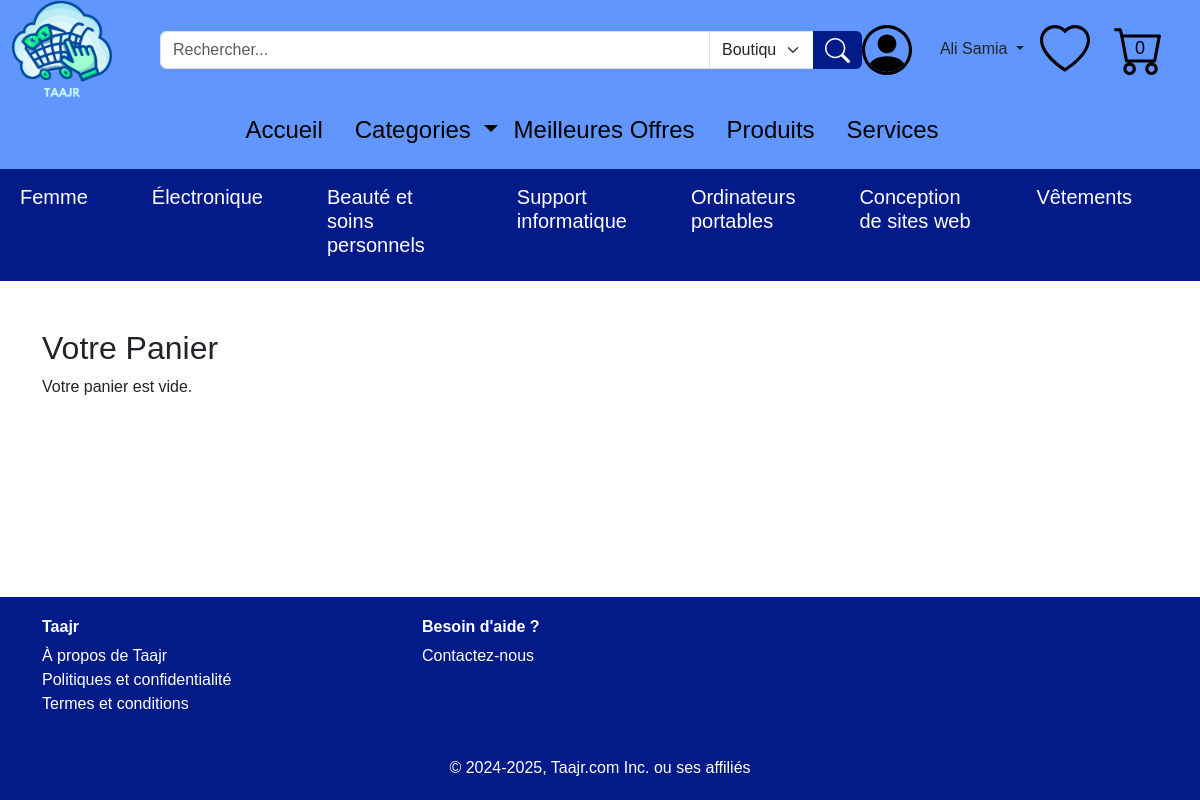
Page /Panier (signed in) on the committed database.
### tables this page shows
CREATE TABLE "categorie" (
    ID_cat INTEGER PRIMARY KEY AUTOINCREMENT,
    nom_cat CHAR(50)
, description CHAR(255), image CHAR(100));

### app.py (the view)
@app.route('/Panier')
def Panier():
    if 'user_id' not in session:
        flash('Veuillez vous connecter pour accéder au panier.', 'danger')
        return redirect(url_for('connexion'))
    if ('user_id' in session):
        cart_items = db.execute("""
            SELECT panier.ID_panier, offre.ID_off, offre.libelle_off, panier.quantity, offre.prix_off
            FROM panier
            JOIN offre ON panier.ID_off = offre.ID_off
            WHERE panier.ID_uti = ?
        """, session['user_id'])
        total_price = sum(item['quantity'] * item['prix_off'] for item in cart_items)
    else:
        cart_items = []
        total_price = 0
    return render_template('Panier.html', cart_items=cart_items, total_price=total_price)

### app.py (called while the page is built)
@app.context_processor
def inject_user_id():
    return dict(user_id=session.get('user_id'))

@app.context_processor
def inject_user_info():
    user_id = session.get('user_id')
    if user_id:
        user = db.execute("SELECT nom_uti, prenom_uti, email_uti, telephone, date_naissance, genre, type_uti FROM utilisateur WHERE ID_uti = ?", user_id)
        if user:
            return dict(user_name=f"{user[0]['prenom_uti']} {user[0]['nom_uti']}")
    return dict(user_name=None)

@app.context_processor
def inject_categories():
    categories = db.execute("SELECT ID_cat, nom_cat FROM categorie")
    return dict(categories=categories)

@app.context_processor
def inject_favoris_ids():
    user_id = session.get('user_id')
    if user_id:
        favoris = db.execute("SELECT ID_off FROM likes WHERE ID_uti = ?", user_id)
        favoris_ids = [item['ID_off'] for item in favoris]
        return dict(favoris_ids=favoris_ids)
    return dict(favoris_ids=[])

@app.context_processor
def inject_cart_ids():
    if 'user_id' in session:
        cart_items = db.execute("SELECT ID_off FROM panier WHERE ID_uti = ?", session['user_id'])
        cart_ids = [item['ID_off'] for item in cart_items]
        cart_ids = [item['ID_off'] for item in cart_items]
    else:
        cart_ids = []
    return dict(cart_ids=cart_ids)

@app.context_processor
def inject_top_categories():
    top_categories = db.execute("""
        SELECT categorie.ID_cat, categorie.nom_cat, COUNT(offre.ID_off) AS offer_count
        FROM categorie
        JOIN appartenir ON categorie.ID_cat = appartenir.ID_cat
        JOIN offre ON appartenir.ID_off = offre.ID_off
        GROUP BY categorie.ID_cat
        ORDER BY offer_count DESC
        LIMIT 7
    """)
    return dict(top_categories=top_categories)

### templates/Panier.html (shortened to what this page needs)
{% extends "layout.html" %}
{% block content %}
    <h2>Votre Panier</h2>
    {% if cart_items %}
        <table class="table">
            <thead>
                <tr>
                    <th>Produit</th>
                    <th>Quantité</th>
                    <th>Prix Unitaire</th>
                    <th>Total</th>
                    <th>Action</th>
                </tr>
            </thead>
            <tbody>
                {% for item in cart_items %}
                <tr>
                    <td><a href="{{ url_for('offre_details', offre_id=item.ID_off) }}">{{ item.libelle_off }}</a></td>
                    <td>{{ item.quantity }}</td>
                    <td>{{ item.prix_off }}  FDJ</td>
                    <td>{{ item.quantity * item.prix_off }}  FDJ</td>
                    <td>
                        <form method="POST" action="{{ url_for('increment_quantity') }}" style="display:inline;">
                            <input type="hidden" name="panier_id" value="{{ item.ID_panier }}">
                            <button type="submit" class="btn btn-sm btn-success">+</button>
                        </form>
                        <form method="POST" action="{{ url_for('decrement_quantity') }}" style="display:inline;">
                            <input type="hidden" name="panier_id" value="{{ item.ID_panier }}">
                            <button type="submit" class="btn btn-sm btn-danger">-</button>
                        </form>
                    </td>
                </tr>
                {% endfor %}
            </tbody>
        </table>
        <div class="d-flex justify-content-end">
            <h4>Total : {{ total_price }}  FDJ</h4>
        </div>
        <form action="{{ url_for('passer_commande') }}" method="POST">
            <button class="btn btn-success btn-lg mt-3" type="submit">Passer la commande</button>
        </form>
    {% else %}
        <p>Votre panier est vide.</p>
    {% endif %}
{% endblock %}

### templates/layout.html (shortened to what this page needs)
<!DOCTYPE html>
<html lang="fr">
<head>
  <link href="/static/bootstrap-5.3.3-dist/css/bootstrap.min.css" rel="stylesheet">
  <link rel="stylesheet" href="/static/style.css">
  <link rel="stylesheet" href="{{ url_for('static', filename='style.css') }}">
</head>
<body>
    <header>
        <div style="background-color: #6096FD;">
            <div class="container-fluid d-flex align-items-center">
              <a href="/"><img src="/static/Images/Taajr(1).png" width="100px" class="me-5"></a>
              <form action="{{ url_for('search') }}" method="GET" class="d-flex justify-content-center my-3" style="width: 65%;">
                <div class="input-group">
                    <input type="text" name="query" class="form-control" placeholder="Rechercher..." required>
                    <select name="category" class="form-select" style="max-width: 15%;">
                        <option value="boutique">Boutiques</option>
                    </select>
                    <button type="submit" class="btn btn-primary"  style="background-color: #031B88; border-color: #031B88;">
                        <img src="/static/Images/search.svg" width="25px" height="25px">
                    </button>
                </div>
              </form>
              <div class="d-flex align-items-center ms-auto">
                  <div class="dropdown">
                      <div class="dropdown-toggle" id="userDropdown" role="button" data-bs-toggle="dropdown" aria-expanded="false">
                          <img src="/static/Images/Maquette Taajr/person-circle.svg" width="50px" class="me-4">
                          {% if user_name %}
                              {{ user_name }}
                          {% endif %}
                      </div>
                  </div>
                  <a href="/Favoris" class="ms-3">
                    <img src="/static/Images/Maquette Taajr/heart.svg" width="50px" class="me-4">
                  </a>
                  <a href="{{ url_for('Panier') }}" class="cart-icon">
                      <img src="/static/Images/Maquette Taajr/cart.svg" width="50px" class="me-4">
                      <span class="cart-count">{{ cart_ids|length }}</span>
                  </a>
              </div>
            </div>
        </div>
        <nav class="navbar navbar-expand-lg navbar-dark" style="background-color: #6096FD;">
            <div class="container">
                <div class="collapse navbar-collapse justify-content-center" id="navbarNav">
                    <h4>
                        <ul class="navbar-nav ms-auto">
                            <li class="nav-item me-3">
                                <a class="nav-link {% if request.path == '/' %}text-white{% else %}text-black{% endif %}" href="/">Accueil</a>
                            </li>
                            <li class="nav-item dropdown">
                                <a class="nav-link dropdown-toggle  {% if request.path == '/Categories' %}text-white{% else %}text-black{% endif %}" href="#" id="categoriesDropdown" role="button" data-bs-toggle="dropdown" aria-expanded="false">
                                    Categories
                                </a>
                            </li>
                            <li class="nav-item me-3">
                                <a class="nav-link {% if request.path == '/meilleure_offre' %}text-white{% else %}text-black{% endif %}" href="/meilleure_offre">Meilleures Offres</a>
                            </li>
                            <li class="nav-item me-3">
                                <a class="nav-link {% if request.path == '/Produits' %}text-white{% else %}text-black{% endif %}" href="/Produits">Produits</a>
                            </li>
                            <li class="nav-item me-3">
                                <a class="nav-link {% if request.path == '/Services' %}text-white{% else %}text-black{% endif %}" href="/Services">Services</a>
                            </li>
                        </ul>
                    </h4>
                </div>
            </div>
        </nav>
            <nav class="navbar navbar-expand-lg navbar-light" style="background-color: #031B88;">
                <div class="container-fluid">
                    <div class="collapse navbar-collapse justify-content-center" id="subNavbarNav">
                        <h5>
                            <ul class="navbar-nav mx-auto">
                                {% for category in top_categories %}
                                <li class="nav-item me-5">
                                  <a class="nav-link text-white" href="{{ url_for('category_offers', category_id=category.ID_cat) }}">{{ category.nom_cat }}</a>
                                </li>
                                {% endfor %}
                            </ul>
                        </h5>
                    </div>
                </div>
            </nav>
    </header>
    <main>
        <div class="container my-5">
            {% block content %}
            {% endblock %}
        </div>
    </main>
    <footer class="footer text-white" style="background-color: #031B88;">
        <div class="container">
          <div class="row">
            <div class="col-md-4">
              <h6 class="fw-bold">Taajr</h6>
              <ul class="list-unstyled">
                <li><a href="/a_propos" class="text-white text-decoration-none">À propos de Taajr</a></li>
                <li><a href="/politique" class="text-white text-decoration-none">Politiques et confidentialité</a></li>
                <li><a href="/termes" class="text-white text-decoration-none">Termes et conditions</a></li>
              </ul>
            </div>
            <div class="col-md-4">
              <h6 class="fw-bold">Besoin d'aide ?</h6>
              <ul class="list-unstyled">
                <li><a href="/Contactez-nous" class="text-white text-decoration-none">Contactez-nous</a></li>
              </ul>
            </div>
          </div>
          <div class="text-center mt-4">
            <p class="mb-0">© 2024-2025, Taajr.com Inc. ou ses affiliés</p>
          </div>
        </div>
      </footer>
</body>
</html>

### static/style.css (style rules this page uses)
a { text-decoration: none; }
.btn-primary { background-color: #007bff; border: none; }

### templates/layout.html (style rules this page uses)
body { display: flex; flex-direction: column; min-height: 100vh; font-family: 'Arial', sans-serif; }
main { flex: 1; }
.footer { background-color: #6096FD; color: white; padding: 20px 0; margin-top: auto; }
.cart-icon { position: relative; display: inline-block; }
.cart-count { position: absolute; top: 50%; left: 50%; transform: translate(-100%, -55%); color: black; border-radius: 50%; padding: 2px 6px; font-size: 18px; }

### rows in the picture
categorie: nom_cat "Femme"
categorie: nom_cat "Électronique"
categorie: nom_cat "Beauté et soins personnels"
categorie: nom_cat "Support informatique"
categorie: nom_cat "Ordinateurs portables"
categorie: nom_cat "Conception de sites web"
categorie: nom_cat "Vêtements"

### other values in the picture
{{ user_name }} "Ali Samia"
{{ cart_ids|length }} "0"
